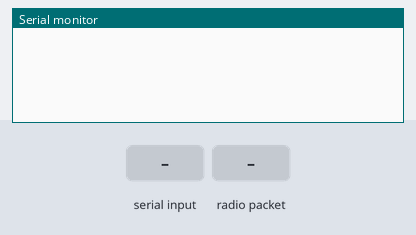
Bench run of a sketch on a simulated Arduino Uno, built with avr-gcc and run on an emulated ATmega328P. Shown: the last lines printed to the serial monitor. The test bench sets the inputs (shaded band). No radio packets arrive unless stated.

Above: at 2.2 s.
2.3 s: "90,45,200\n" received over Serial
At 3.08 s:
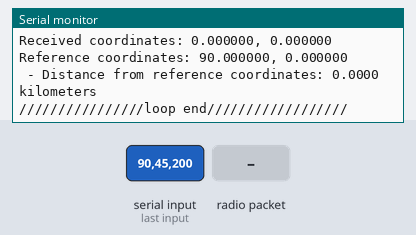
3.8 s: radio packet "1" arrives
5.6 s: "30,150,10\n" received over Serial
At 5.89 s:
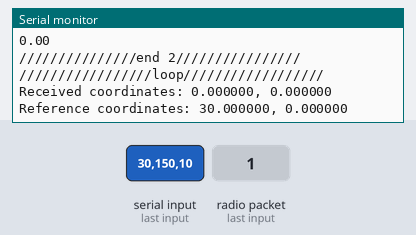
8.6 s: "90,45\n" received over Serial
At 8.84 s:
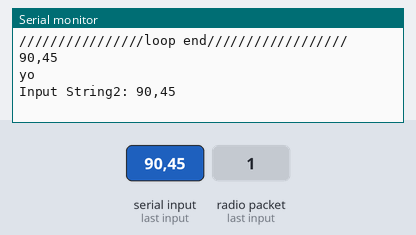
10.3 s: "90,45,200,10\n" received over Serial
At 11.26 s:
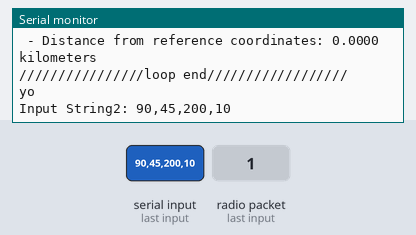
11.9 s: "30,150\n" received over Serial
At 12.07 s:
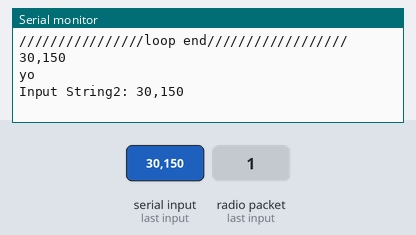
Timing chart, 0 to 14.9 s (numbered marks = the images above; inputs shaded):
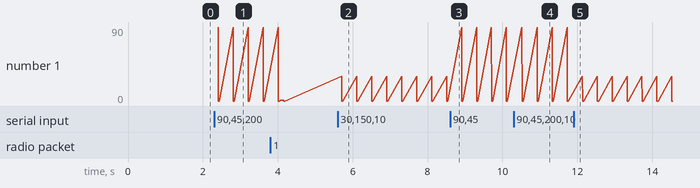

The sketch:

receiver.ino
```cpp
#include <SPI.h>
#include <nRF24L01.h>
#include <RF24.h>
#include <string.h>
#include <SoftwareSerial.h>

RF24 radio(9, 10);  // CE, CSN
const byte address[6] = "00001";
String str = "";
SoftwareSerial mp3(6, 7);
void sendCommand(byte command, byte dat1, byte dat2) {
  delay(20);
  byte Send_buf[8] = { 0x7E, 0xFF, 0x06, command, 0x01, dat1, dat2, 0xEF };
  for (uint8_t i = 0; i < 8; i++) {
    mp3.write(Send_buf[i]);
  }
}

void setup() {
  Serial.begin(9600);
  mp3.begin(9600);
  delay(500);
  Serial.println();
  sendCommand(0x09, 0, 0x02);  // CMD_SEL_DEV, 0, DEV_TF
  delay(500);
  Serial.println();
  radio.begin();
  radio.openReadingPipe(1, address);
  radio.startListening();
}

double convertToDecimalDegrees(int degrees, int minutes, double seconds) {
  return degrees + (minutes / 60.0) + (seconds / 3600.0);
}

void extractDegreesMinutesSeconds1(const char* text, double& received_lat, double& received_lon) {
  // Initialize variables to store extracted values
  received_lat = received_lon = 0.0;
  // Convert the C-style string to a String object
  String readString = String(text);
  // Print the input string for debugging
  Serial.println("Input String1: " + readString);
  // Find the first occurrence of degrees symbol '°'
  int deg1 = readString.indexOf('°');
  // Find the first occurrence of minutes symbol '
  int min1 = readString.indexOf('\'');
  // Find the first occurrence of seconds symbol "
  int sec1 = readString.indexOf('\"');
  // Find the second occurrence of degrees symbol '°' starting from the position after the first occurrence
  int deg2 = readString.indexOf('°', deg1 + 1);
  // Find the second occurrence of minutes symbol ' starting from the position after the first occurrence
  int min2 = readString.indexOf('\'', min1 + 1);

  String lat_deg = readString.substring(0, deg1 - 1);
  String lat_min = readString.substring(deg1 + 2, min1);
  String lat_sec = readString.substring(min1 + 2, sec1 - 1);
  // Extract longitude substrings
  String lon_deg = readString.substring(sec1 + 3, deg2 - 1);  // Assuming longitude always starts at deg2 + 1 and has 3 digits
  String lon_min = readString.substring(deg2 + 2, min2);      // Assuming minutes always have 2 digits
  String lon_sec = readString.substring(min2 + 2, min2 + 6);  // Assuming seconds always have 5 digits
  // Convert substrings to integer values
  int lat_deg_int = lat_deg.toInt();
  int lat_min_int = lat_min.toInt();
  double lat_sec_double = lat_sec.toDouble();

  int lon_deg_int = lon_deg.toInt();
  int lon_min_int = lon_min.toInt();
  double lon_sec_double = lon_sec.toDouble();
  Serial.println("///////////////start 1////////////////");
  Serial.println("latitude");
  Serial.println(lat_deg_int);
  Serial.println(lat_min_int);
  Serial.println(lat_sec_double);
  Serial.println("longtitude");
  Serial.println(lon_deg_int);
  Serial.println(lon_min_int);
  Serial.println(lon_sec_double);
  Serial.println("////////////////end 1///////////////");

  // Convert degrees, minutes, and seconds to decimal degrees
  received_lat = convertToDecimalDegrees(lat_deg_int, lat_min_int, lat_sec_double);
  received_lon = convertToDecimalDegrees(lon_deg_int, lon_min_int, lon_sec_double);
}

void extractDegreesMinutesSeconds2(const char* dat, double& reference_lat, double& reference_lon) {
  // Initialize variables to store extracted values
  reference_lat = reference_lon = 0.0;
  // Convert the C-style string to a String object
  String readString = String(dat);
  // Print the input string for debugging
  Serial.println("Input String2: " + readString);
  // Find the first occurrence of degrees symbol '°'
  int deg1 = readString.indexOf('°');
  // Find the first occurrence of minutes symbol '
  int min1 = readString.indexOf('\'');
  // Find the first occurrence of seconds symbol "
  int sec1 = readString.indexOf('\"');
  // Find the second occurrence of degrees symbol '°' starting from the position after the first occurrence
  int deg2 = readString.indexOf('°', deg1 + 1);
  // Find the second occurrence of minutes symbol ' starting from the position after the first occurrence
  int min2 = readString.indexOf('\'', min1 + 1);

  String lat_deg = readString.substring(0, deg1 - 1);
  String lat_min = readString.substring(deg1 + 2, min1);
  String lat_sec = readString.substring(min1 + 2, sec1 - 1);
  // Extract longitude substrings
  String lon_deg = readString.substring(sec1 + 3, deg2 - 1);  // Assuming longitude always starts at deg2 + 1 and has 3 digits
  String lon_min = readString.substring(deg2 + 2, min2);      // Assuming minutes always have 2 digits
  String lon_sec = readString.substring(min2 + 2, min2 + 6);  // Assuming seconds always have 5 digits
  // Convert substrings to integer values
  int lat_deg_int = lat_deg.toInt();
  int lat_min_int = lat_min.toInt();
  double lat_sec_double = lat_sec.toDouble();
  int lon_deg_int = lon_deg.toInt();
  int lon_min_int = lon_min.toInt();
  double lon_sec_double = lon_sec.toDouble();
  Serial.println("///////////////start 2////////////////");
  Serial.println("latitude");
  Serial.println(lat_deg_int);
  Serial.println(lat_min_int);
  Serial.println(lat_sec_double);
  Serial.println("longtitude");
  Serial.println(lon_deg_int);
  Serial.println(lon_min_int);
  Serial.println(lon_sec_double);
  Serial.println("///////////////end 2////////////////");
  // Convert degrees, minutes, and seconds to decimal degrees
  reference_lat = convertToDecimalDegrees(lat_deg_int, lat_min_int, lat_sec_double);
  reference_lon = convertToDecimalDegrees(lon_deg_int, lon_min_int, lon_sec_double);
}

double haversineDistance(double lat1, double lon1, double lat2, double lon2) {
  const double earthRadius = 6371.0;
  lat1 = lat1 * PI / 180.0;
  lon1 = lon1 * PI / 180.0;
  lat2 = lat2 * PI / 180.0;
  lon2 = lon2 * PI / 180.0;
  double dLat = lat2 - lat1;
  double dLon = lon2 - lon1;
  double a = sin(dLat / 2.0) * sin(dLat / 2.0) + cos(lat1) * cos(lat2) * sin(dLon / 2.0) * sin(dLon / 2.0);
  double c = 2.0 * atan2(sqrt(a), sqrt(1.0 - a));
  double distance = earthRadius * c;
  return distance;
}

int flag = 0;


void loop() {

  double reference_lat = 0.0;
  double reference_lon = 0.0;
  double received_lat = 0.0;
  double received_lon = 0.0;
  double distance;
  char dat[32];

  if (Serial.available() > 0) {  // Checks whether data is coming from the serial port

    char receivedChar = Serial.read();  // Reads the data from the serial port

    if (receivedChar == '\n') {  // Check for the newline character to indicate the end of the string
      Serial.println(str);       // Print the received string
      flag = 1;
      str.toCharArray(dat, sizeof(dat));
      str = "";  // Clear the string for the next data
    } else {
      flag = 0;
      str += receivedChar;  // Append the character to the string
    }
  }

  if (flag == 1) {
    Serial.println("yo");
    extractDegreesMinutesSeconds2(dat, reference_lat, reference_lon);

    if (radio.available()) {
      char text[40] = "";
      radio.read(&text, sizeof(text));

      Serial.println(text);

      extractDegreesMinutesSeconds1(text, received_lat, received_lon);
      distance = haversineDistance(reference_lat, reference_lon, received_lat, received_lon);
      flag = 0;

      char c = '1';  //here i need to give file number according to receiving logic
      if (c >= '1' && c <= '9') {
        int fileNumber = c - '0';
        Serial.print("Playing file ");
        Serial.println(fileNumber);
        sendCommand(0x03, 0, fileNumber);  // CMD_PLAY_W_INDEX, 0, fileNumber
      }
    }
    Serial.println("/////////////////loop//////////////////");
    Serial.print("Received coordinates: ");
    Serial.print(received_lat, 6);
    Serial.print(", ");
    Serial.println(received_lon, 6);
    Serial.print("Reference coordinates: ");
    Serial.print(reference_lat, 6);
    Serial.print(", ");
    Serial.println(reference_lon, 6);
    Serial.print(" - Distance from reference coordinates: ");
    Serial.print(distance, 4);
    Serial.println(" kilometers");
    Serial.println("////////////////loop end//////////////////");
  }
}
```

Measured:
- after the input at 2.3 s, the serial monitor: prints a new line at once (image 1)
- after the input at 5.6 s, the serial monitor: prints a new line at once (image 2)
- after the input at 8.6 s, the serial monitor: prints a new line after 0.23 s (image 3)
- after the input at 10.3 s, the serial monitor: prints a new line after 0.12 s (image 4)
- after the input at 11.9 s, the serial monitor: prints a new line after 0.15 s (image 5)
